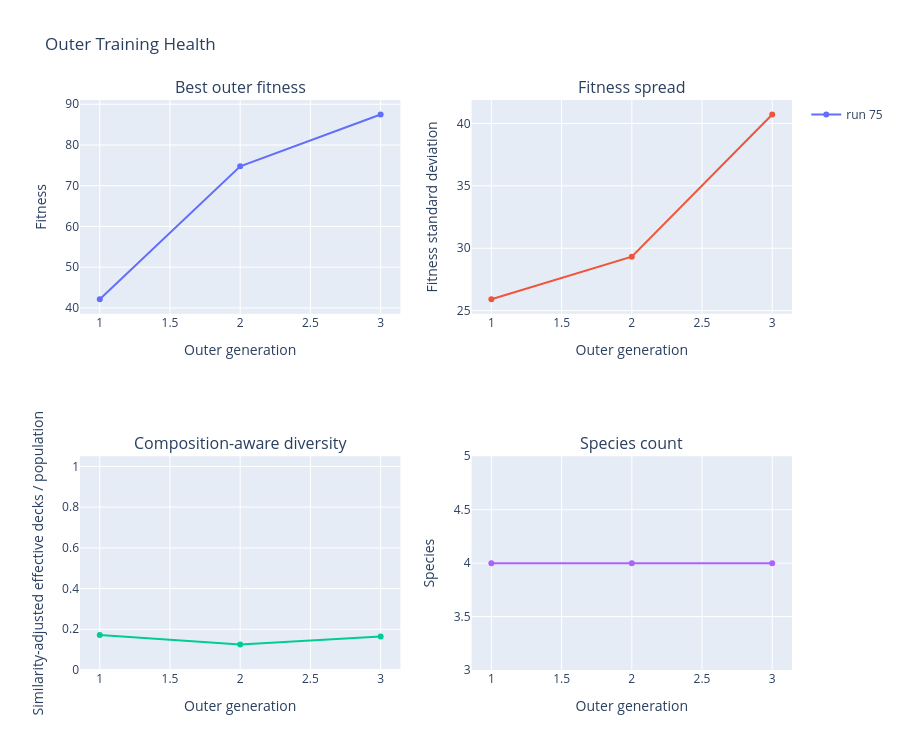

The code cell stored with this chart in its notebook:
### Markdown cell above
## 3. Outer-loop integrity and composition-aware diversity

Exact signatures are retained only as a reference. The primary diversity measure represents each deck as a card-count vector, defines one unit of distance as one card replacement, and discounts similar decks with an exponential similarity kernel. `one_change_archetypes` also joins decks connected by at most one card change; it is intentionally a coarse secondary view. Mean outer fitness is omitted because pairwise scoring is zero-sum; fitness spread measures population differentiation instead.

### Code cell
placeholders, query_ids = sql_in(QUERY_IDS)
genomes = read_sql(f'''
    SELECT
        g.training_id,
        g.guid,
        g.gen AS outer_gen,
        g.deck_id,
        g.score,
        d.signature,
        d.name AS deck_name
    FROM genome g
    LEFT JOIN ai_training_decks d ON d.id = g.deck_id
    WHERE g.training_id IN ({placeholders})
    ORDER BY g.training_id, g.gen, g.guid
''', query_ids)

deck_cards = read_sql(f'''
    SELECT d.training_id, dl.deck_id, dl.card_id, COUNT(*) AS copies
    FROM ai_training_decks d
    JOIN ai_training_deck_lines dl ON dl.deck_id = d.id
    WHERE d.training_id IN ({placeholders})
    GROUP BY d.training_id, dl.deck_id, dl.card_id
''', query_ids)
deck_vectors = deck_cards.pivot_table(
    index='deck_id', columns='card_id', values='copies', fill_value=0
)

def composition_diversity(group):
    deck_ids = list(group.deck_id)
    vectors = deck_vectors.reindex(deck_ids, fill_value=0).to_numpy(dtype=float)
    count = len(vectors)
    if count == 0:
        return pd.Series(dtype=float)
    distances = np.abs(vectors[:, None, :] - vectors[None, :, :]).sum(axis=2) / 2
    similarities = np.exp(-distances / DIVERSITY_DISTANCE_SCALE)
    effective_decks = count * count / similarities.sum()
    nearest = distances.copy()
    np.fill_diagonal(nearest, np.inf)

    parents = list(range(count))
    def find(index):
        while parents[index] != index:
            parents[index] = parents[parents[index]]
            index = parents[index]
        return index
    def union(left, right):
        left_root, right_root = find(left), find(right)
        if left_root != right_root:
            parents[right_root] = left_root
    for left in range(count):
        for right in range(left + 1, count):
            if distances[left, right] <= 1.0:
                union(left, right)

    return pd.Series({
        'composition_effective_decks': effective_decks,
        'one_change_archetypes': len({find(index) for index in range(count)}),
        'mean_nearest_card_changes': nearest.min(axis=1).mean() if count > 1 else 0.0,
        'mean_pairwise_card_changes': distances[np.triu_indices(count, 1)].mean() if count > 1 else 0.0,
    })

outer_summary = (
    genomes.groupby(['training_id', 'outer_gen'], as_index=False)
    .agg(
        population=('guid', 'nunique'),
        unique_decks=('signature', 'nunique'),
        mean_fitness=('score', 'mean'),
        median_fitness=('score', 'median'),
        fitness_std=('score', 'std'),
        best_fitness=('score', 'max'),
        missing_scores=('score', lambda values: values.isna().sum()),
    )
)
composition_rows = []
for (run_id, outer_gen), group in genomes.groupby(['training_id', 'outer_gen']):
    metrics = composition_diversity(group).to_dict()
    composition_rows.append({'training_id': run_id, 'outer_gen': outer_gen, **metrics})
composition_summary = pd.DataFrame(composition_rows)
outer_summary = outer_summary.merge(composition_summary, on=['training_id', 'outer_gen'])
outer_summary['exact_signature_ratio'] = outer_summary['unique_decks'] / outer_summary['population']
outer_summary['composition_diversity_ratio'] = outer_summary['composition_effective_decks'] / outer_summary['population']

species_rows = []
for row in run_catalog.itertuples(index=False):
    if row.training_id not in QUERY_IDS:
        continue
    for observed in row.metadata_dict.get('observed_populations', []):
        species_rows.append({'training_id': row.training_id, **observed})
species = pd.DataFrame(species_rows)

selected_outer = outer_summary[outer_summary.training_id.isin(EXPERIMENT_IDS)].copy()
selected_species = species[species.training_id.isin(EXPERIMENT_IDS)].copy() if not species.empty else species
single_outer_generation = selected_outer.outer_gen.nunique() == 1

fig = make_subplots(rows=2, cols=2, subplot_titles=(
    'Best outer fitness', 'Fitness spread',
    'Composition-aware diversity', 'Species count'
))
if single_outer_generation:
    def add_run_distribution(frame, metric, row, col, color, label, value_format='.3f'):
        values = frame[metric].dropna()
        q25, median, q75 = values.quantile([0.25, 0.5, 0.75])
        fig.add_hrect(
            y0=q25, y1=q75, fillcolor=color, opacity=0.10,
            line_width=0, row=row, col=col,
        )
        fig.add_hline(
            y=median, line={'color': color, 'dash': 'dash', 'width': 1.5},
            row=row, col=col,
        )
        fig.add_trace(go.Scatter(
            x=frame.training_id, y=frame[metric], mode='markers',
            marker={'color': color, 'size': 9, 'line': {'color': 'white', 'width': 0.7}},
            customdata=frame[['population']].to_numpy() if 'population' in frame else None,
            hovertemplate=(
                'run %{x}<br>' + label + ': %{y:' + value_format + '}'
                + ('<br>population: %{customdata[0]}' if 'population' in frame else '')
                + '<extra></extra>'
            ),
            name=label, showlegend=False,
        ), row=row, col=col)
    add_run_distribution(selected_outer, 'best_fitness', 1, 1, '#3366CC', 'Best fitness', '.2f')
    add_run_distribution(selected_outer, 'fitness_std', 1, 2, '#DC3912', 'Fitness standard deviation', '.2f')
    add_run_distribution(selected_outer, 'composition_diversity_ratio', 2, 1, '#109618', 'Effective diversity ratio', '.3f')
    if not selected_species.empty:
        add_run_distribution(selected_species, 'species', 2, 2, '#FF9900', 'Species', '.0f')
    fig.update_xaxes(title_text='Training ID')
    chart_title = 'Independent Builder-Population Health (points = runs, band = IQR)'
else:
    for run_id, group in selected_outer.groupby('training_id'):
        fig.add_trace(go.Scatter(x=group.outer_gen, y=group.best_fitness, name=f'run {run_id}', legendgroup=str(run_id)), row=1, col=1)
        fig.add_trace(go.Scatter(x=group.outer_gen, y=group.fitness_std, name=f'run {run_id}', legendgroup=str(run_id), showlegend=False), row=1, col=2)
        fig.add_trace(go.Scatter(x=group.outer_gen, y=group.composition_diversity_ratio, name=f'run {run_id}', legendgroup=str(run_id), showlegend=False), row=2, col=1)
    for run_id, group in selected_species.groupby('training_id') if not selected_species.empty else []:
        fig.add_trace(go.Scatter(x=group.generation, y=group.species, name=f'run {run_id}', legendgroup=str(run_id), showlegend=False), row=2, col=2)
    fig.update_xaxes(title_text='Outer generation')
    chart_title = 'Outer Training Health'
fig.update_yaxes(title_text='Fitness', row=1, col=1)
fig.update_yaxes(title_text='Fitness standard deviation', row=1, col=2)
fig.update_yaxes(title_text='Similarity-adjusted effective decks / population', range=[0, 1.05], row=2, col=1)
fig.update_yaxes(title_text='Species', row=2, col=2)
fig.update_layout(height=750, title=chart_title, showlegend=not single_outer_generation)
fig.show()

best_generation = outer_summary.loc[
    outer_summary.groupby('training_id')['best_fitness'].idxmax(),
    ['training_id', 'outer_gen', 'best_fitness'],
].sort_values('training_id')
display(best_generation)
display(outer_summary[outer_summary.training_id.isin(EXPERIMENT_IDS)][[
    'training_id', 'outer_gen', 'population', 'fitness_std', 'unique_decks', 'exact_signature_ratio',
    'composition_effective_decks', 'composition_diversity_ratio',
    'one_change_archetypes', 'mean_nearest_card_changes', 'mean_pairwise_card_changes',
]])

### Figure 1 — Plotly figure (JSON) as saved in the notebook; plotly's stock layout.template omitted (floating-point values rounded to 4 significant figures)
{"data": [{"legendgroup": "75", "name": "run 75", "type": "scatter", "x": [1, 2, 3], "xaxis": "x", "y": [42.11, 74.75, 87.5], "yaxis": "y"}, {"legendgroup": "75", "name": "run 75", "showlegend": false, "type": "scatter", "x": [1, 2, 3], "xaxis": "x2", "y": [25.91, 29.32, 40.72], "yaxis": "y2"}, {"legendgroup": "75", "name": "run 75", "showlegend": false, "type": "scatter", "x": [1, 2, 3], "xaxis": "x3", "y": [0.1723, 0.1248, 0.1641], "yaxis": "y3"}, {"legendgroup": "75", "name": "run 75", "showlegend": false, "type": "scatter", "x": [1, 2, 3], "xaxis": "x4", "y": [4, 4, 4], "yaxis": "y4"}], "layout": {"annotations": [{"font": {"size": 16}, "showarrow": false, "text": "Best outer fitness", "x": 0.225, "xanchor": "center", "xref": "paper", "y": 1, "yanchor": "bottom", "yref": "paper"}, {"font": {"size": 16}, "showarrow": false, "text": "Fitness spread", "x": 0.775, "xanchor": "center", "xref": "paper", "y": 1, "yanchor": "bottom", "yref": "paper"}, {"font": {"size": 16}, "showarrow": false, "text": "Composition-aware diversity", "x": 0.225, "xanchor": "center", "xref": "paper", "y": 0.375, "yanchor": "bottom", "yref": "paper"}, {"font": {"size": 16}, "showarrow": false, "text": "Species count", "x": 0.775, "xanchor": "center", "xref": "paper", "y": 0.375, "yanchor": "bottom", "yref": "paper"}], "height": 750, "showlegend": true, "title": {"text": "Outer Training Health"}, "xaxis": {"anchor": "y", "domain": [0, 0.45], "title": {"text": "Outer generation"}}, "xaxis2": {"anchor": "y2", "domain": [0.55, 1], "title": {"text": "Outer generation"}}, "xaxis3": {"anchor": "y3", "domain": [0, 0.45], "title": {"text": "Outer generation"}}, "xaxis4": {"anchor": "y4", "domain": [0.55, 1], "title": {"text": "Outer generation"}}, "yaxis": {"anchor": "x", "domain": [0.625, 1], "title": {"text": "Fitness"}}, "yaxis2": {"anchor": "x2", "domain": [0.625, 1], "title": {"text": "Fitness standard deviation"}}, "yaxis3": {"anchor": "x3", "domain": [0, 0.375], "range": [0, 1.05], "title": {"text": "Similarity-adjusted effective decks / population"}}, "yaxis4": {"anchor": "x4", "domain": [0, 0.375], "title": {"text": "Species"}}}}
